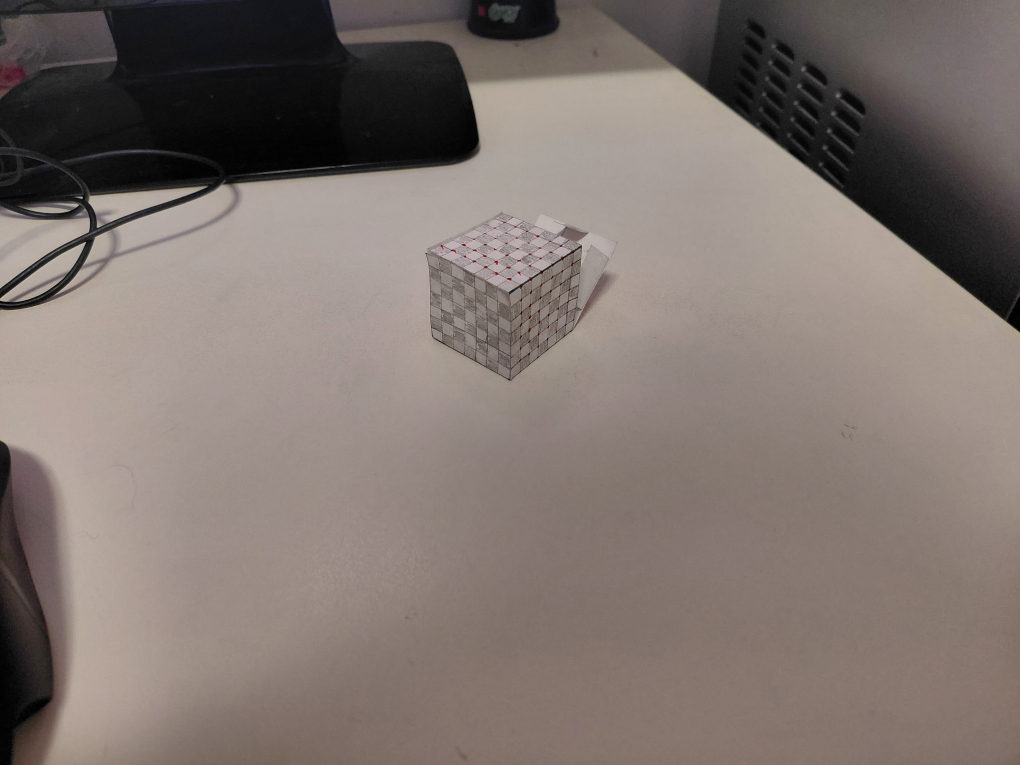
#> input picture Rpi Scripts/managers/game_manager/user_interface/simple_camera_stero/resources/calibration_cube_test_1.jpg, 4080 x 3060 px (shown at 1/4 size)
$ python correspondence.py
#> lines starting #> are read from the running program, lines starting #| are printed output that depends on the picture
import cv2
import numpy as np

def getCameraCordinate(event, x, y, flags, params):
    global counter

    if event == cv2.EVENT_LBUTTONDOWN:
        correspondenceArray[counter, 3] = x
        correspondenceArray[counter, 4] = y
        if counter != correspondenceArray.shape[0] - 1:
            print(
                f"Please click on the global point \nWx:{correspondenceArray[counter + 1, 0]}\nWy:{correspondenceArray[counter + 1, 1]}\nWz:{correspondenceArray[counter + 1, 2]}")
            counter += 1
        else:
            print("ALL POINTS DONE PRESS ANY KEY TO EXIT")
        cv2.circle(image, (x, y), 2, (0, 0, 255), -1)
        cv2.imshow('Resized Image', image)


# Load the image
image = cv2.imread('resources/calibration_cube_test_1.jpg')
#> image is the input picture: shape (3060, 4080, 3); mean B, G, R 110.8, 116.1, 127.3
# Scale the image down
scaleFactor = 4
newHeight = int(image.shape[0] / scaleFactor)
#> newHeight = 765
newWidth = int(image.shape[1] / scaleFactor)
#> newWidth = 1020
print(f"New Height: {newHeight}\nNew Width: {newWidth}")
#| New Height: 765
#| New Width: 1020
image = cv2.resize(image, (newWidth, newHeight))
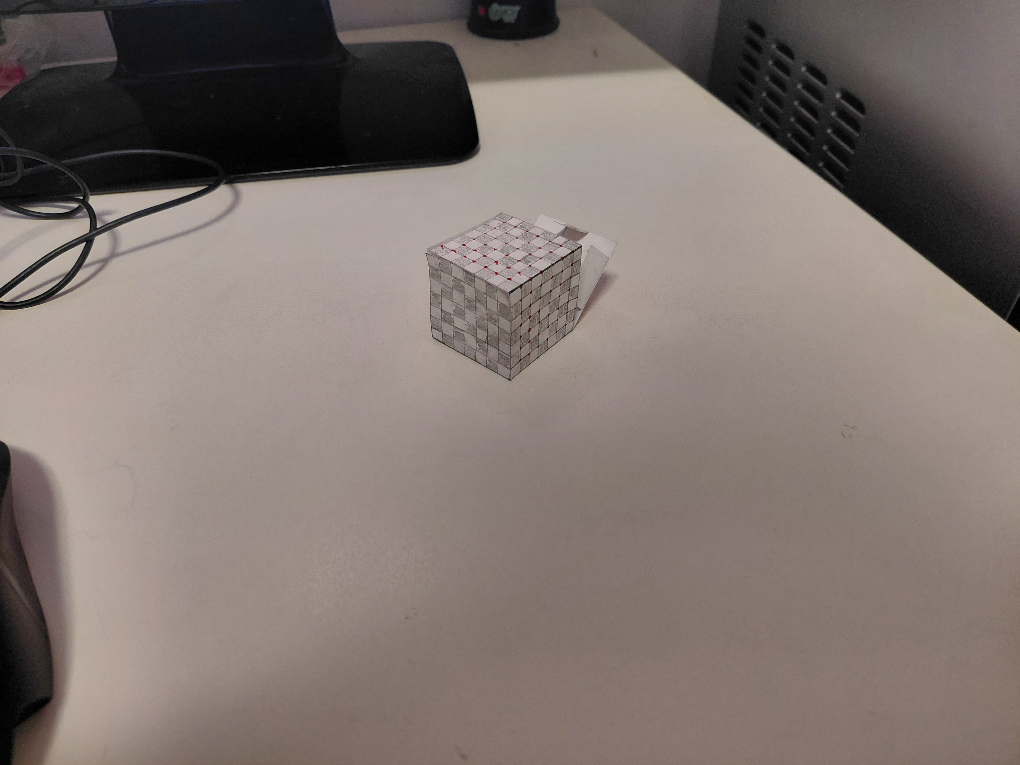
#> image: shape (765, 1020, 3); mean B, G, R 110.9, 116.3, 127.5
# set up the matrix that will store the correspondence
# Counter that keeps track of which real world point we are finding the correspondence for
counter = 0
# each point will be structured like [Wx,Wy,Wz,Cx,Cy] (W is world coordinates and C is camera coordinates)
correspondenceArray = np.full((0, 5), np.nan)
increment = 10
#1st face
Wx = 0
for Wz in range(5,31,increment):
    for Wy in range(5,31,increment):
        correspondence = np.array([Wx, Wy, Wz, np.nan, np.nan])
        correspondenceArray = np.vstack((correspondenceArray, correspondence))
#2nd face
Wz = 35
for Wx in range(5,31,increment):
    for Wy in range(5,31,increment):
        correspondence = np.array([Wx, Wy, Wz, np.nan, np.nan])
        correspondenceArray = np.vstack((correspondenceArray, correspondence))
#3rd face
Wy = 0
for Wz in range(5,31,increment):
    for Wx in range(5,31,increment):
        correspondence = np.array([Wx, Wy, Wz, np.nan, np.nan])
        correspondenceArray = np.vstack((correspondenceArray, correspondence))
# Reset the counter as it is used in the callback function
print(correspondenceArray.dtype)
counter = 0
# Show the image
cv2.imshow('Resized Image',image)
#Prompt clicking on the first point
print(f"Please click on the global point \nWx:{correspondenceArray[counter, 0]}\nWy:{correspondenceArray[counter, 1]}\nWz:{correspondenceArray[counter, 2]}")
# Attach the mouse callback
cv2.setMouseCallback('Resized Image',getCameraCordinate)
cv2.waitKey(0)
cv2.destroyAllWindows()
print(correspondenceArray)
np.savetxt('resources/correspondence.txt', correspondenceArray)
